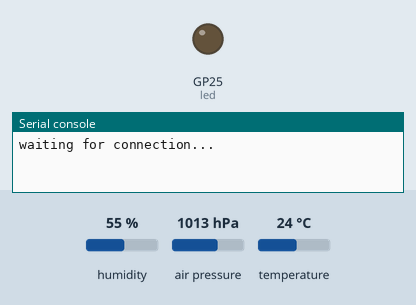
A program run on a simulated Raspberry Pi Pico running MicroPython. On the bench: output pins drawn as LEDs (lit = HIGH), the last lines printed to the serial console. The inputs (shaded band) are chosen by the test bench; at power-on: humidity 55 %, air pressure 1013 hPa, temperature 24 °C. WiFi joins after 1.5 s; one TCP client connects 1 s after the port opens and stays connected.

Above: at 0.1 s.
At 4.1 s:
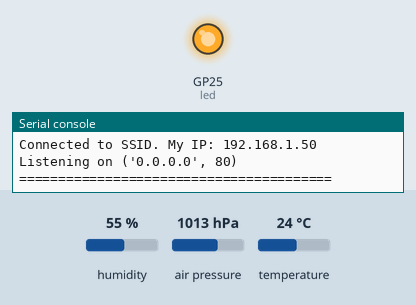
Timing chart, 0 to 5.6 s (numbered marks = the images above):
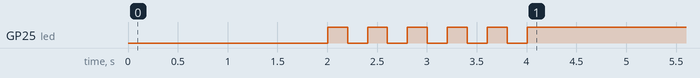

The program:

bme22_wlan_readings.py
```python
# Import required libraries
from machine import Pin, I2C
from time import sleep
import network
import socket
import bme280
import json

led = Pin("LED", Pin.OUT) # Pin setup
i2c=I2C(0,sda=Pin(0), scl=Pin(1), freq=400000) # Initialize the I2C method
bme = bme280.BME280(i2c=i2c) # Create the BME280 object

# Network configuration
#######################
wlan = network.WLAN(network.STA_IF)
wlan.active(True)
wlan.config(pm = 0xa11140) # Disable power-saving mode when wireless chip is idle
# Connect to WLAN
ssid = 'SSID'
passkey = 'PASSKEY'
wlan.connect(ssid, passkey)
# Wait 10 seconds to connect
max_wait = 10
while max_wait > 0:
    if wlan.status() < 0 or wlan.status() >= 3:
        break
    max_wait -= 1
    print('waiting for connection...')
    sleep(1)
# Handle connection status
if wlan.status() != 3:
    raise RuntimeError('Cannoct connect to Wi-Fi')
else:
    # Blink LED...
    s = 5
    while s > 0:
        s -= 1
        led.value(1)
        sleep(0.2)
        led.value(0)
        sleep(0.2)
    # ... then print connection information
    status = wlan.ifconfig()
    print( 'Connected to ' + ssid + '. ' + 'My IP: ' + status[0] )
# Open a socket
addr = socket.getaddrinfo('0.0.0.0', 80)[0][-1]
s = socket.socket()
s.setsockopt(socket.SOL_SOCKET, socket.SO_REUSEADDR, 1)
s.bind(addr)
s.listen(1)
print('Listening on', addr)

# Print the readings to console
while True:
    if wlan.status() == 3:
        led.value(1)
        print("========================================")
        sleep(10)
    else:
        led.value(0)
        print("Disconnected from the network.")
    # Temperature reading and conversion
    tempString = bme.values[0]
    tempString = tempString.replace("C", "")
    tempFloat = float(tempString)
    temp = round(tempFloat, 1)
    print("Temperature:", temp, "°C")
    # Atmospheric pressure reading and conevrsion
    hpaString = bme.values[1]
    hpaString = hpaString.replace("hPa","")
    hpaFloat = float(hpaString)
    mmhg = round((float(hpaString)*0.75006), 1)
    print("Atmospheric pressure:", mmhg, "mmHg")
    # Humidity reading and conversion
    humString = bme.values[2]
    humString = humString.replace("%", "")
    humFloat = float(humString)
    hum = round(humFloat, 1)
    print("Humidity:", hum, "%")
```

Measured:
- by itself, GP25 (led): alternates HIGH for 0.20 s and LOW for 0.20 s, 10 changes in all, then stays HIGH
